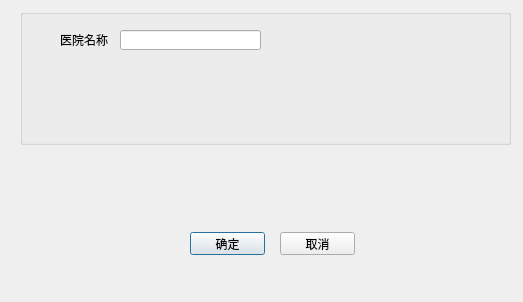
<?xml version="1.0" encoding="UTF-8"?>
<ui version="4.0">
 <class>EditHospital</class>
 <widget class="QDialog" name="EditHospital">
  <property name="geometry">
   <rect>
    <x>0</x>
    <y>0</y>
    <width>523</width>
    <height>302</height>
   </rect>
  </property>
  <property name="windowTitle">
   <string>编辑-医院</string>
  </property>
  <widget class="QPushButton" name="btnOK">
   <property name="geometry">
    <rect>
     <x>190</x>
     <y>232</y>
     <width>75</width>
     <height>23</height>
    </rect>
   </property>
   <property name="text">
    <string>确定</string>
   </property>
  </widget>
  <widget class="QPushButton" name="btnCancel">
   <property name="geometry">
    <rect>
     <x>280</x>
     <y>232</y>
     <width>75</width>
     <height>23</height>
    </rect>
   </property>
   <property name="text">
    <string>取消</string>
   </property>
  </widget>
  <widget class="QGroupBox" name="groupBox">
   <property name="geometry">
    <rect>
     <x>20</x>
     <y>9</y>
     <width>491</width>
     <height>136</height>
    </rect>
   </property>
   <property name="title">
    <string/>
   </property>
   <widget class="QLineEdit" name="inputHospital">
    <property name="geometry">
     <rect>
      <x>100</x>
      <y>21</y>
      <width>141</width>
      <height>20</height>
     </rect>
    </property>
   </widget>
   <widget class="QLabel" name="label_6">
    <property name="geometry">
     <rect>
      <x>40</x>
      <y>23</y>
      <width>61</width>
      <height>16</height>
     </rect>
    </property>
    <property name="text">
     <string>医院名称</string>
    </property>
   </widget>
  </widget>
 </widget>
 <resources/>
 <connections/>
</ui>
